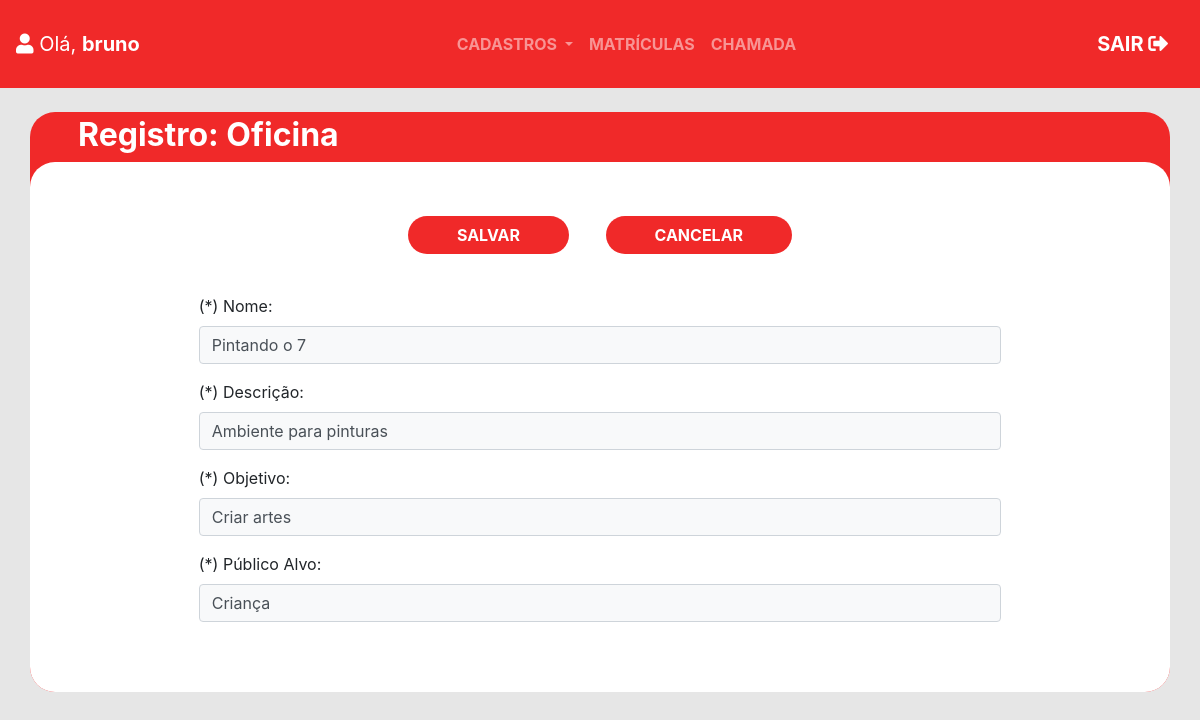
The page /oficina_update/1/ (signed in) on the database its author committed.
### caritas_app/models.py (models this page shows, shortened)
class Oficina(models.Model):
    cod_oficina = models.AutoField(auto_created=True, primary_key=True)
    nome_oficina = models.CharField(max_length=50, null=False)
    descricao_oficina = models.CharField(max_length=500)
    objetivo_oficina = models.CharField(max_length=100)
    publico_oficina = models.CharField(max_length=20)
    class Meta:
        db_table = 'oficina'

### caritas_app/views.py (the view)
# urls.py: path('oficina_update/<int:cod_oficina>/', views.oficina_update, name='url_oficina_update'),
@login_required(login_url='/login/')
def oficina_update(request, cod_oficina):
    oficina = tabela.Oficina.objects.get(pk=cod_oficina) # se nao funcionar mudar id por pk
    form = caritas_app.forms.OficinaForm(request.POST or None, instance=oficina)
    data = {}
    if form.is_valid():
        form.save()
        return redirect('url_oficina')
    data['form'] = form
    return render(request, 'registro_oficina.html', data)

### caritas_app/forms.py
class OficinaForm(forms.ModelForm):
    class Meta:
        model = models.Oficina
        fields = (
            'nome_oficina',
            'descricao_oficina',
            'objetivo_oficina',
            'publico_oficina'
        )

### caritas_app/templates/registro_oficina.html (shortened to what this page needs)
<!DOCTYPE html>
<html lang="pt-br">
<head>
  {% include "partials/head.html" %}
</head>
<body style="background-color: #E6E6E6">
{% include "partials/navbar.html" %}
<br>
<div class="container px-0 " style="background-color: #F02929;border-radius: 25px">
 <h2 class="font-weight-bolder ml-5 pt-1 text-white">  Registro: Oficina </h2>
<div class="container-fluid bg-white " style="border-radius: 25px">
<div style="height: 30px"></div>
<br>
<div class="container w-75 mx-auto">
<form method="POST">
<div class="text-center">
    <button type="submit" class="btn text-white px-5 mx-3 font-weight-bolder" style="background-color: #F02929;border-radius: 25px">SALVAR</button>
    <a href="{% url 'url_oficina' %}">
        <button type="button" class="btn text-white px-5 mx-3 font-weight-bolder" style="background-color: #F02929;border-radius: 25px"> CANCELAR</button>
    </a>
</div>
<div style="height: 40px"></div>
{% load widget_tweaks %}
    <div class="form-group">
      <label for="nome">(*) Nome:</label>
      {% render_field form.nome_oficina class+="form-control  bg-light" placeholder="Digite aqui o nome (Obrigatório)" %}
    </div>
    <div class="form-group">
      <label for="descricao">(*) Descrição:</label>
      {% render_field form.descricao_oficina class+="form-control  bg-light" placeholder="Descreva a oficina" %}
    </div>
    <div class="form-group">
      <label for="objetivo">(*) Objetivo:</label>
      {% render_field form.objetivo_oficina class+="form-control  bg-light" placeholder="Digite aqui o objetivo (Obrigatório)" %}
    </div>
    <div class="form-group">
      <label for="publico">(*) Público Alvo:</label>
      {% render_field form.publico_oficina class+="form-control  bg-light" placeholder="Digite aqui qual é o público (Obrigatório)" %}
    </div>
  </form>
</div>
<br>
<div style="height: 30px"></div>
</div>
</div>
</body>
</html>

### caritas_app/templates/partials/navbar.html (shortened to what this page needs)
<nav class="navbar navbar-expand-sm navbar-dark pt-4 pb-4" style="background-color: #F02929">
    <a class="navbar-brand justify-content-middle" href="{% url 'url_menu' %}"><i class="fas fa-user"></i> Olá, <span
        class="font-weight-bolder"> {{ user.get_username }}</span></a>
    <div class="collapse navbar-collapse" id="collapsibleNavbar">
      <ul class="navbar-nav font-weight-bolder mx-auto">
        <li class="nav-item dropdown">
          <a class="nav-link dropdown-toggle" href="#" id="navbardrop" data-toggle="dropdown">
            CADASTROS
          </a>
        </li>
        <li class="nav-item">
          <a class="nav-link" href="{% url 'url_matriculados' %}">MATRÍCULAS</a>
        </li>
        <li class="nav-item">
          <a class="nav-link" href="{% url 'url_chamadas' %}">CHAMADA</a>
        </li>
      </ul>
      <a class="navbar-brand justify-content-end font-weight-bolder" href="{% url 'url_logout' %}">SAIR <i
          class="fas fa-sign-out-alt"></i></a>
    </div>
  </nav>

### rows shown on the page
Oficina: nome_oficina "Pintando o 7", descricao_oficina "Ambiente para pinturas", objetivo_oficina "Criar artes", publico_oficina "Criança"

### other values the page prints
{{ user.get_username }} "bruno"
